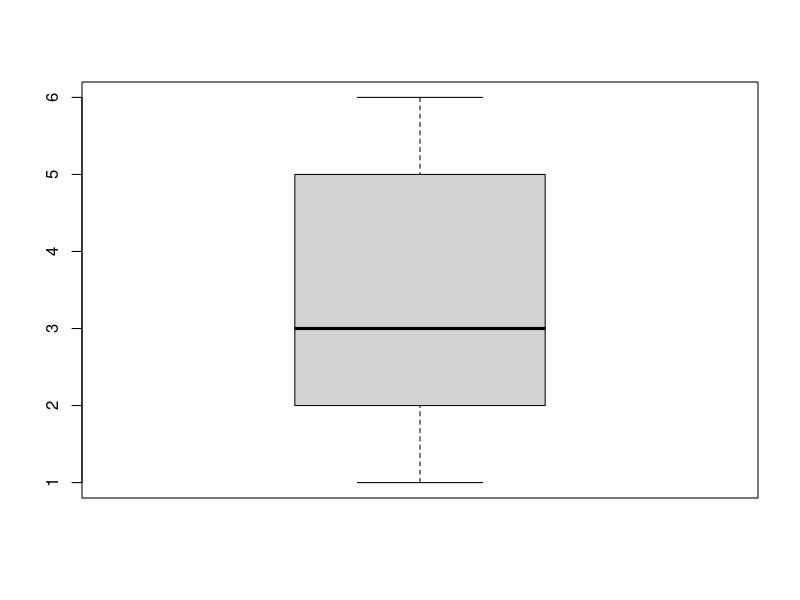
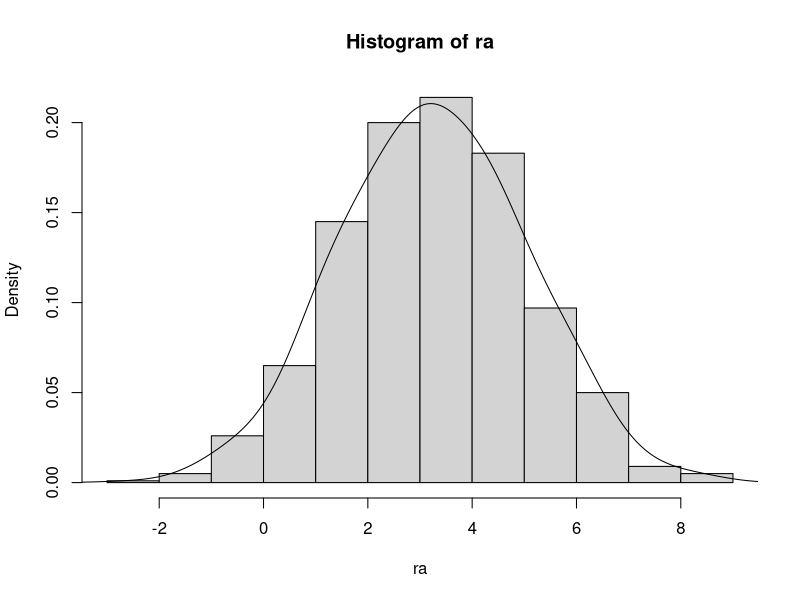

The R script that drew these images, in order:
## ---- chunk 1
knitr::opts_chunk$set(echo = TRUE)
## ---- chunk 2
a <- sample(1:6, size = 20, replace = TRUE) # Create a sample (dieroll)
ma <- mean(a) # check the mean of sample
sda <- sd(a) # check the standard deviation
boxplot(a) 

ra <- rnorm(1000, mean = ma, sd = sda) #random normal distribution
hist(ra, prob=TRUE)
lines(density(ra, adjust = 1.5)) #adjust the line
